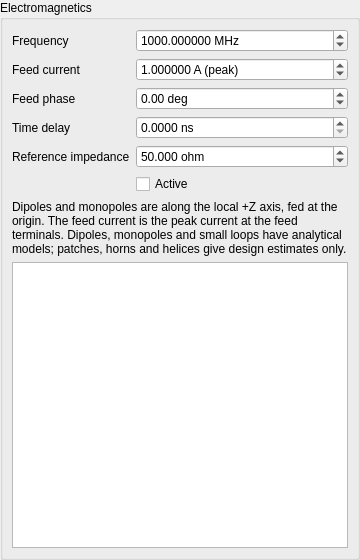
<?xml version="1.0" encoding="UTF-8"?>
<ui version="4.0">
 <class>EmEditor</class>
 <widget class="QWidget" name="EmEditor">
  <property name="geometry"><rect><x>0</x><y>0</y><width>360</width><height>560</height></rect></property>
  <layout class="QVBoxLayout" name="outerLayout"><property name="leftMargin"><number>0</number></property><property name="topMargin"><number>0</number></property><property name="rightMargin"><number>0</number></property><property name="bottomMargin"><number>0</number></property>
   <item><widget class="QGroupBox" name="group"><property name="title"><string>Electromagnetics</string></property><layout class="QVBoxLayout" name="auto107"><item><widget class="QStackedWidget" name="pages"><widget class="QWidget" name="antennaPage"><layout class="QVBoxLayout" name="auto81"><property name="leftMargin"><number>0</number></property><property name="topMargin"><number>0</number></property><property name="rightMargin"><number>0</number></property><property name="bottomMargin"><number>0</number></property><item><layout class="QFormLayout" name="auto80"><item row="0" column="0"><widget class="QLabel" name="formLabel74"><property name="text"><string>Frequency</string></property></widget></item><item row="0" column="1"><widget class="QDoubleSpinBox" name="antennaFrequencySpin"><property name="decimals"><number>6</number></property><property name="minimum"><double>1e-06</double></property><property name="maximum"><double>1000000000.0</double></property><property name="singleStep"><double>10.0</double></property><property name="suffix"><string> MHz</string></property><property name="value"><double>1000</double></property><property name="keyboardTracking"><bool>false</bool></property></widget></item><item row="1" column="0"><widget class="QLabel" name="formLabel75"><property name="text"><string>Feed current</string></property></widget></item><item row="1" column="1"><widget class="QDoubleSpinBox" name="currentSpin"><property name="decimals"><number>6</number></property><property name="minimum"><double>0</double></property><property name="maximum"><double>1000000.0</double></property><property name="singleStep"><double>0.1</double></property><property name="suffix"><string> A (peak)</string></property><property name="value"><double>1</double></property><property name="keyboardTracking"><bool>false</bool></property></widget></item><item row="2" column="0"><widget class="QLabel" name="formLabel76"><property name="text"><string>Feed phase</string></property></widget></item><item row="2" column="1"><widget class="QDoubleSpinBox" name="feedPhaseSpin"><property name="decimals"><number>2</number></property><property name="minimum"><double>-360</double></property><property name="maximum"><double>360</double></property><property name="singleStep"><double>5</double></property><property name="suffix"><string> deg</string></property><property name="value"><double>0</double></property><property name="keyboardTracking"><bool>false</bool></property></widget></item><item row="3" column="0"><widget class="QLabel" name="formLabel77"><property name="text"><string>Time delay</string></property></widget></item><item row="3" column="1"><widget class="QDoubleSpinBox" name="antennaDelaySpin"><property name="decimals"><number>4</number></property><property name="minimum"><double>0</double></property><property name="maximum"><double>1000000000.0</double></property><property name="singleStep"><double>0.1</double></property><property name="suffix"><string> ns</string></property><property name="value"><double>0</double></property><property name="keyboardTracking"><bool>false</bool></property></widget></item><item row="4" column="0"><widget class="QLabel" name="formLabel78"><property name="text"><string>Reference impedance</string></property></widget></item><item row="4" column="1"><widget class="QDoubleSpinBox" name="referenceSpin"><property name="decimals"><number>3</number></property><property name="minimum"><double>0.001</double></property><property name="maximum"><double>1000000.0</double></property><property name="singleStep"><double>1</double></property><property name="suffix"><string> ohm</string></property><property name="value"><double>50</double></property><property name="keyboardTracking"><bool>false</bool></property></widget></item><item row="5" column="0"><widget class="QLabel" name="formLabel79"><property name="text"><string></string></property></widget></item><item row="5" column="1"><widget class="QCheckBox" name="antennaActiveCheck"><property name="text"><string>Active</string></property></widget></item></layout></item><item><widget class="QLabel" name="antennaNote"><property name="text"><string>Dipoles and monopoles are along the local +Z axis, fed at the origin. The feed current is the peak current at the feed terminals. Dipoles, monopoles and small loops have analytical models; patches, horns and helices give design estimates only.</string></property><property name="wordWrap"><bool>true</bool></property></widget></item><item><widget class="QPlainTextEdit" name="antennaText"><property name="readOnly"><bool>true</bool></property><property name="minimumSize"><size><width>0</width><height>110</height></size></property></widget></item></layout></widget><widget class="QWidget" name="sourcePage"><layout class="QVBoxLayout" name="auto89"><property name="leftMargin"><number>0</number></property><property name="topMargin"><number>0</number></property><property name="rightMargin"><number>0</number></property><property name="bottomMargin"><number>0</number></property><item><layout class="QFormLayout" name="auto88"><item row="0" column="0"><widget class="QLabel" name="formLabel82"><property name="text"><string>Kind</string></property></widget></item><item row="0" column="1"><widget class="QComboBox" name="sourceKindCombo"><item><property name="text"><string>Electric dipole (current element)</string></property></item><item><property name="text"><string>Magnetic dipole (small current loop)</string></property></item><item><property name="text"><string>Plane wave</string></property></item></widget></item><item row="1" column="0"><widget class="QLabel" name="formLabel83"><property name="text"><string>Frequency</string></property></widget></item><item row="1" column="1"><widget class="QDoubleSpinBox" name="sourceFrequencySpin"><property name="decimals"><number>6</number></property><property name="minimum"><double>1e-06</double></property><property name="maximum"><double>1000000000.0</double></property><property name="singleStep"><double>10.0</double></property><property name="suffix"><string> MHz</string></property><property name="value"><double>1000</double></property><property name="keyboardTracking"><bool>false</bool></property></widget></item><item row="2" column="0"><widget class="QLabel" name="formLabel84"><property name="text"><string>Amplitude</string></property></widget></item><item row="2" column="1"><widget class="QDoubleSpinBox" name="sourceAmplitudeSpin"><property name="decimals"><number>8</number></property><property name="minimum"><double>0</double></property><property name="maximum"><double>1000000000000.0</double></property><property name="singleStep"><double>0.001</double></property><property name="value"><double>0.001</double></property><property name="keyboardTracking"><bool>false</bool></property></widget></item><item row="3" column="0"><widget class="QLabel" name="formLabel85"><property name="text"><string>Phase</string></property></widget></item><item row="3" column="1"><widget class="QDoubleSpinBox" name="sourcePhaseSpin"><property name="decimals"><number>2</number></property><property name="minimum"><double>-360</double></property><property name="maximum"><double>360</double></property><property name="singleStep"><double>5</double></property><property name="suffix"><string> deg</string></property><property name="value"><double>0</double></property><property name="keyboardTracking"><bool>false</bool></property></widget></item><item row="4" column="0"><widget class="QLabel" name="formLabel86"><property name="text"><string>Time delay</string></property></widget></item><item row="4" column="1"><widget class="QDoubleSpinBox" name="sourceDelaySpin"><property name="decimals"><number>4</number></property><property name="minimum"><double>0</double></property><property name="maximum"><double>1000000000.0</double></property><property name="singleStep"><double>0.1</double></property><property name="suffix"><string> ns</string></property><property name="value"><double>0</double></property><property name="keyboardTracking"><bool>false</bool></property></widget></item><item row="5" column="0"><widget class="QLabel" name="formLabel87"><property name="text"><string></string></property></widget></item><item row="5" column="1"><widget class="QCheckBox" name="sourceActiveCheck"><property name="text"><string>Active</string></property></widget></item></layout></item><item><widget class="QLabel" name="sourceNote"><property name="text"><string>Dipoles point along the local +Z axis. A plane wave travels along local +Z with E along local +X. The amplitude is the current moment I l (A m) of an electric dipole, I A (A m^2) of a magnetic dipole, and the peak |E| (V/m) of a plane wave.</string></property><property name="wordWrap"><bool>true</bool></property></widget></item></layout></widget><widget class="QWidget" name="arrayPage"><layout class="QVBoxLayout" name="auto103"><property name="leftMargin"><number>0</number></property><property name="topMargin"><number>0</number></property><property name="rightMargin"><number>0</number></property><property name="bottomMargin"><number>0</number></property><item><layout class="QFormLayout" name="auto100"><item row="0" column="0"><widget class="QLabel" name="formLabel90"><property name="text"><string>Layout</string></property></widget></item><item row="0" column="1"><widget class="QComboBox" name="layoutCombo"><item><property name="text"><string>Linear (along local X)</string></property></item><item><property name="text"><string>Planar (local XY)</string></property></item><item><property name="text"><string>Circular (in local XY)</string></property></item><item><property name="text"><string>Custom positions</string></property></item></widget></item><item row="1" column="0"><widget class="QLabel" name="formLabel91"><property name="text"><string>Elements</string></property></widget></item><item row="1" column="1"><widget class="QSpinBox" name="countXSpin"><property name="minimum"><number>1</number></property><property name="maximum"><number>4096</number></property><property name="value"><number>8</number></property><property name="keyboardTracking"><bool>false</bool></property></widget></item><item row="2" column="0"><widget class="QLabel" name="formLabel92"><property name="text"><string>Rows (planar)</string></property></widget></item><item row="2" column="1"><widget class="QSpinBox" name="countYSpin"><property name="minimum"><number>1</number></property><property name="maximum"><number>4096</number></property><property name="value"><number>1</number></property><property name="keyboardTracking"><bool>false</bool></property></widget></item><item row="3" column="0"><widget class="QLabel" name="formLabel93"><property name="text"><string>Spacing X</string></property></widget></item><item row="3" column="1"><widget class="QDoubleSpinBox" name="spacingXSpin"><property name="decimals"><number>4</number></property><property name="minimum"><double>0</double></property><property name="maximum"><double>1000000.0</double></property><property name="singleStep"><double>0.01</double></property><property name="value"><double>0.15</double></property><property name="keyboardTracking"><bool>false</bool></property></widget></item><item row="4" column="0"><widget class="QLabel" name="formLabel94"><property name="text"><string>Spacing Y</string></property></widget></item><item row="4" column="1"><widget class="QDoubleSpinBox" name="spacingYSpin"><property name="decimals"><number>4</number></property><property name="minimum"><double>0</double></property><property name="maximum"><double>1000000.0</double></property><property name="singleStep"><double>0.01</double></property><property name="value"><double>0.15</double></property><property name="keyboardTracking"><bool>false</bool></property></widget></item><item row="5" column="0"><widget class="QLabel" name="formLabel95"><property name="text"><string>Ring radius</string></property></widget></item><item row="5" column="1"><widget class="QDoubleSpinBox" name="radiusSpin"><property name="decimals"><number>4</number></property><property name="minimum"><double>0</double></property><property name="maximum"><double>1000000.0</double></property><property name="singleStep"><double>0.01</double></property><property name="value"><double>0.3</double></property><property name="keyboardTracking"><bool>false</bool></property></widget></item><item row="6" column="0"><widget class="QLabel" name="formLabel96"><property name="text"><string>Element pattern</string></property></widget></item><item row="6" column="1"><widget class="QComboBox" name="elementPatternCombo"><item><property name="text"><string>Isotropic</string></property></item><item><property name="text"><string>Short dipole (along local Z)</string></property></item><item><property name="text"><string>Half-wave dipole (along local Z)</string></property></item><item><property name="text"><string>Cosine (half space +Z)</string></property></item></widget></item><item row="7" column="0"><widget class="QLabel" name="formLabel97"><property name="text"><string>Frequency</string></property></widget></item><item row="7" column="1"><widget class="QDoubleSpinBox" name="arrayFrequencySpin"><property name="decimals"><number>6</number></property><property name="minimum"><double>1e-06</double></property><property name="maximum"><double>1000000000.0</double></property><property name="singleStep"><double>10.0</double></property><property name="suffix"><string> MHz</string></property><property name="value"><double>1000</double></property><property name="keyboardTracking"><bool>false</bool></property></widget></item><item row="8" column="0"><widget class="QLabel" name="formLabel98"><property name="text"><string>Element amplitude</string></property></widget></item><item row="8" column="1"><widget class="QDoubleSpinBox" name="arrayAmplitudeSpin"><property name="decimals"><number>6</number></property><property name="minimum"><double>0</double></property><property name="maximum"><double>1000000.0</double></property><property name="singleStep"><double>0.1</double></property><property name="value"><double>1</double></property><property name="keyboardTracking"><bool>false</bool></property></widget></item><item row="9" column="0"><widget class="QLabel" name="formLabel99"><property name="text"><string></string></property></widget></item><item row="9" column="1"><widget class="QCheckBox" name="arrayActiveCheck"><property name="text"><string>Active</string></property></widget></item></layout></item><item><widget class="QLabel" name="elementsTitle"><property name="text"><string>Elements (edit amplitude, phase or delay; 'off' disables one element)</string></property><property name="wordWrap"><bool>true</bool></property></widget></item><item><widget class="QTableWidget" name="elementTable"><property name="selectionBehavior"><enum>QAbstractItemView::SelectRows</enum></property><property name="minimumSize"><size><width>0</width><height>160</height></size></property><attribute name="verticalHeaderVisible"><bool>false</bool></attribute><attribute name="horizontalHeaderStretchLastSection"><bool>true</bool></attribute><column><property name="text"><string>#</string></property></column><column><property name="text"><string>Position (local)</string></property></column><column><property name="text"><string>Amplitude</string></property></column><column><property name="text"><string>Phase (deg)</string></property></column><column><property name="text"><string>Delay (ns)</string></property></column><column><property name="text"><string>On</string></property></column></widget></item><item><layout class="QHBoxLayout" name="auto102"><item><widget class="QPushButton" name="clearOverridesButton"><property name="text"><string>Clear Element Settings</string></property></widget></item><item><spacer name="auto101"><property name="orientation"><enum>Qt::Horizontal</enum></property></spacer></item></layout></item><item><widget class="QLabel" name="arrayNote"><property name="text"><string>The array is analysed with the array-factor model: element pattern times array factor, without mutual coupling. Half-wave and short dipole elements also radiate in the analytical field evaluation.</string></property><property name="wordWrap"><bool>true</bool></property></widget></item></layout></widget><widget class="QWidget" name="guidePage"><layout class="QVBoxLayout" name="auto106"><property name="leftMargin"><number>0</number></property><property name="topMargin"><number>0</number></property><property name="rightMargin"><number>0</number></property><property name="bottomMargin"><number>0</number></property><item><layout class="QFormLayout" name="auto105"><item row="0" column="0"><widget class="QLabel" name="formLabel104"><property name="text"><string>Frequency of interest</string></property></widget></item><item row="0" column="1"><widget class="QDoubleSpinBox" name="guideFrequencySpin"><property name="decimals"><number>6</number></property><property name="minimum"><double>1e-06</double></property><property name="maximum"><double>1000000000.0</double></property><property name="singleStep"><double>10.0</double></property><property name="suffix"><string> MHz</string></property><property name="value"><double>10000</double></property><property name="keyboardTracking"><bool>false</bool></property></widget></item></layout></item><item><widget class="QLabel" name="guideNote"><property name="text"><string>Walls are perfect conductors; the filling is the object's material (vacuum when it has none). The guide's axis is local Z. Modes, cut-offs and propagation are in the Electromagnetics panel.</string></property><property name="wordWrap"><bool>true</bool></property></widget></item></layout></widget></widget></item></layout></widget></item>
  </layout>
 </widget>
 <resources/>
 <connections/>
</ui>
